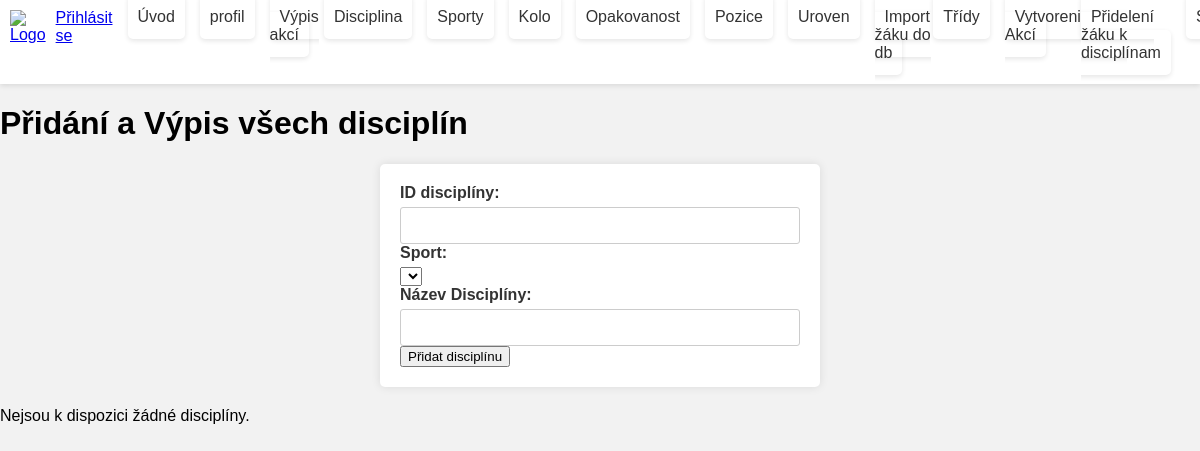
Page /disciplina on the earlier database version.
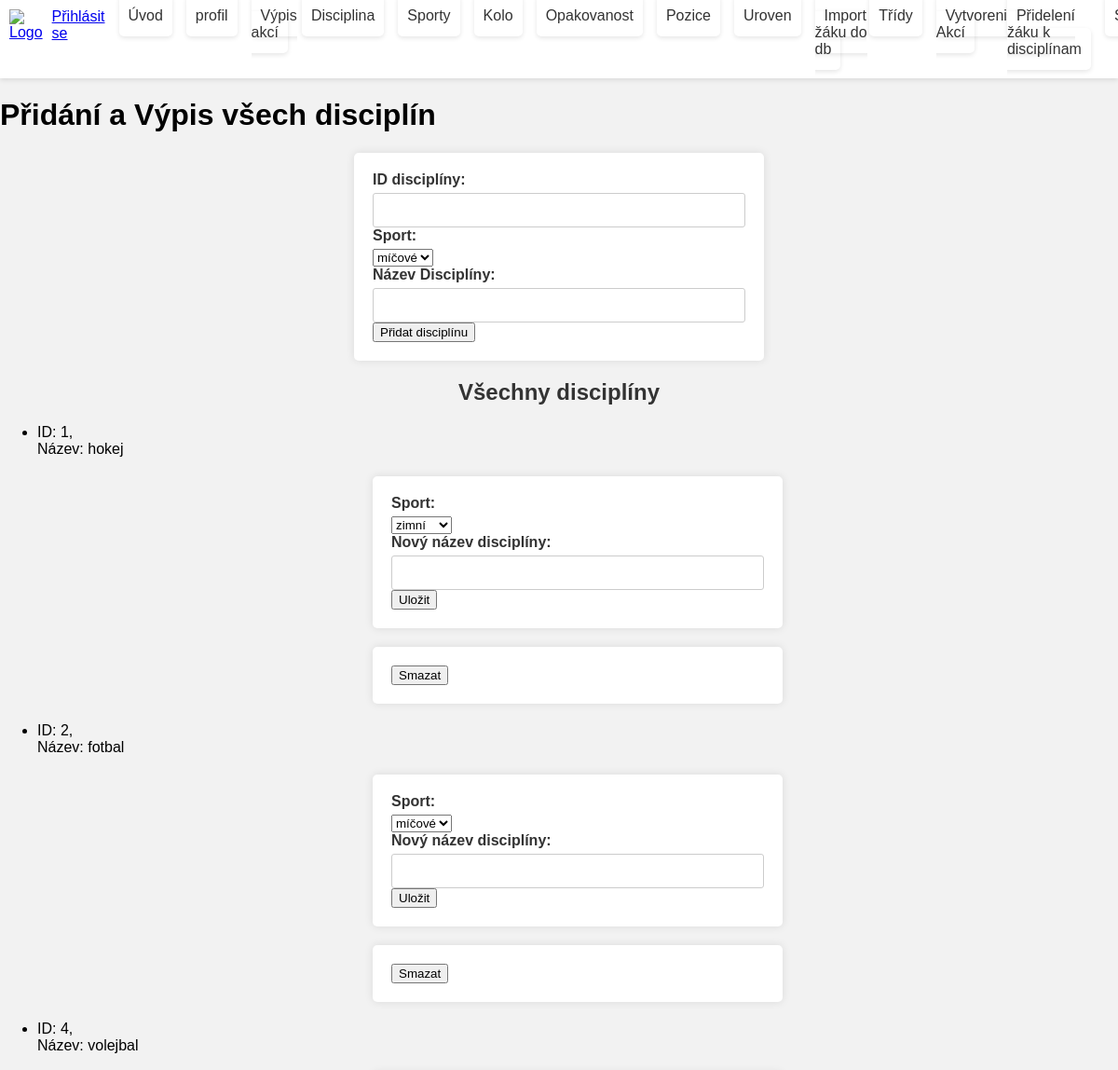
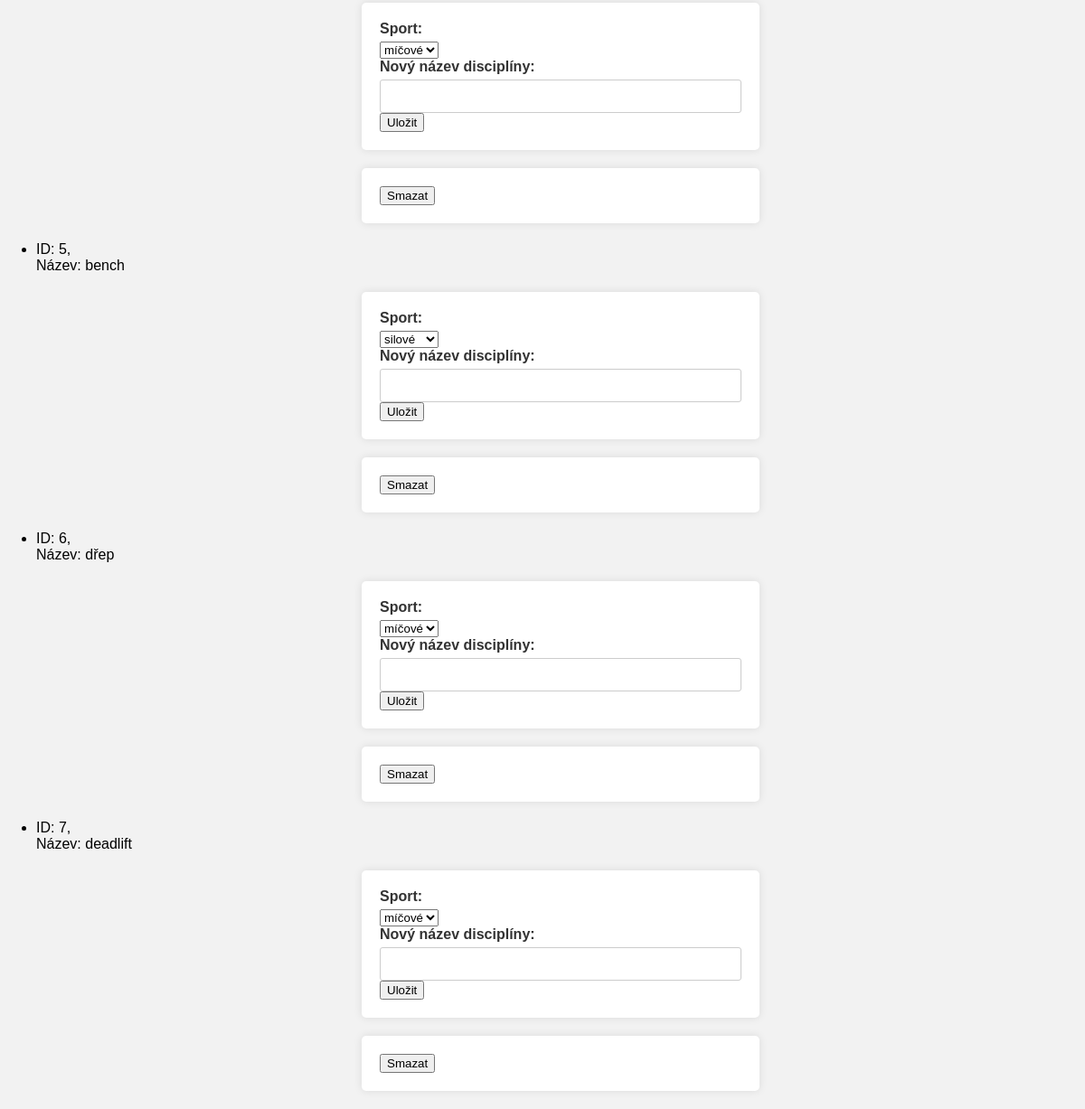
Same page on the later database version (2 pictures, top to bottom).
### tables this page shows
CREATE TABLE `disciplina` (
  `id_disc` int(3) NOT NULL,
  `id_sport` int(3) NOT NULL,
  `nazev_disc` varchar(50) NOT NULL
);

CREATE TABLE `sport` (
  `id_sport` int(3) NOT NULL,
  `nazev_sportu` varchar(30) NOT NULL
);

### kontrolery/Kontroler.php (called while the page is built, shortened)
<?php
abstract class Kontroler {
    protected $pohled = "";
    public function __construct() {
        $spravceUzivatelu = new ModelyUzivatel;
        $this->prihlasenyUzivatel =
            $spravceUzivatelu->vratPrihlasenehoUzivatele();
    }
    public function vypisPohled() {
        require "pohledy/{$this->pohled}.phtml";
    }
}

### index.php (called while the page is built, shortened)
<?php
$smerovac = new SmerovacKontroler();
$smerovac->zpracuj([$_SERVER["REQUEST_URI"]]);
$smerovac->vypisPohled();

### modely/ModelyUzivatel.php (called while the page is built, shortened)
<?php
class ModelyUzivatel {
    public function vratPrihlasenehoUzivatele() {
        if (isset($_SESSION["uzivatel"]))
          return $_SESSION["uzivatel"];
        else
          return false;
    }
}
?>

### modely/Db.php (called while the page is built, shortened)
<?php
class Db {
  private static $spojeni;
  private static $nastaveni = array(
		PDO::ATTR_ERRMODE => PDO::ERRMODE_EXCEPTION,
		PDO::ATTR_EMULATE_PREPARES => false,
	);
  public static function pripoj($server, $uzivatel, $heslo, $databaze)
  {
	  if (!isset(self::$spojeni))
      {
        $dsn = "mysql:host=$server;dbname=$databaze;charset=utf8";
			 self::$spojeni = new PDO(
				$dsn,
				$uzivatel,
				$heslo,
				self::$nastaveni
			 );
	  }
	}
  public static function dotazVsechny($dotaz, $parametry = array()) {
		$navrat = self::$spojeni->prepare($dotaz);
		$navrat->execute($parametry);
		return $navrat->fetchAll();
	}
}

### modely/ModelySport.php (called while the page is built, shortened)
<?php
class ModelySport{
    public function vratVsechnySporty() {
        $sql = "
            SELECT *
            FROM sport
        ";
        $sport = Db::dotazVsechny($sql);
        return $sport;
      }
}
?>

### kontrolery/DisciplinaKontroler.php (called while the page is built, shortened)
<?php
class DisciplinaKontroler extends Kontroler {
    public function zpracuj($parametry) {
        $modelDisciplin= new ModelyDisciplina();
        $modelSporty= new ModelySport();
        $discipliny=$modelDisciplin->vratVsechnyDiscipliny();
        $sporty=$modelSporty->vratVsechnySporty();
    }
}

### kontrolery/SmerovacKontroler.php (called while the page is built, shortened)
<?php
class SmerovacKontroler extends Kontroler {
  public function zpracuj($parametry) {
     $url = $parametry[0];
     $castiCesty = $this->parsujURL($url);
     if (empty($castiCesty[0])) {
        $this->presmeruj("uvod");
     }
     else {
          $castNazvuKontroleru = array_shift($castiCesty);
          $nazevKontroleru = $this->pomlckyDoVelbloudiNotace($castNazvuKontroleru)
                              . "Kontroler";
          if (file_exists("kontrolery/$nazevKontroleru.php")) {
            $this->kontroler = new $nazevKontroleru;
            $this->kontroler->zpracuj($castiCesty);
          } else {
            $this->presmeruj("chyba");
          }
     }
  }
  private function pomlckyDoVelbloudiNotace($text) {
      $text = str_replace("-", " ", $text);
      $text = ucwords($text);
      $text = str_replace(" ", "", $text);
      return $text;
  }
  private function parsujURL($url) {
      $naparsovanaURL = parse_url($url);
      $cesta = $naparsovanaURL["path"];
      $cesta = ltrim($cesta, "/");
      $cesta = trim($cesta);
      $rozdelenaCesta = explode("/", $cesta);
      return $rozdelenaCesta;
  }
}
?>

### modely/ModelyDisciplina.php (called while the page is built, shortened)
<?php
class ModelyDisciplina{
    public function vratVsechnyDiscipliny() {
        $sql = "
            SELECT *
            FROM disciplina
        ";
        $disciplina = Db::dotazVsechny($sql);
        return $disciplina;
      }
}
?>

### pohledy/disciplina.phtml (the view, shortened to what this page needs)
<h1>Přidání a Výpis všech disciplín</h1>
<form method="post">
    <label for="id_disc">ID disciplíny:</label>
    <input type="number" name="id_disc">
    <label for="id_disc">Sport:</label>
    <select name="id_sport">
        <?php foreach ($this->data['sporty'] as $sport): ?>
            <option value="<?php echo $sport['id_sport']; ?>">
                <?php echo $sport['nazev_sportu'] ?>
            </option>
        <?php endforeach; ?>
    </select>
    <label for="nazev_disc">Název Disciplíny:</label>
    <input type="text" name="nazev_disc" required>
    <button type="submit" name="pridej">Přidat disciplínu</button>
</form>
<?php if (isset($this->data['discipliny']) && !empty($this->data['discipliny'])): ?>
    <h2>Všechny disciplíny</h2>
    <ul>
    <?php foreach ($this->data['discipliny'] as $disc): ?>
            <li>ID: <?php echo $disc['id_disc']; ?>, <br>Název: <?php echo $disc['nazev_disc']; ?>
                <form method="post">
                    <label for="id_sport">Sport:</label>
                        <select name="id_sport">
                            <?php foreach ($this->data['sporty'] as $sport): ?>
                                <option value="<?php echo $sport['id_sport']; ?>" <?php echo ($disc['id_sport'] == $sport['id_sport']) ? 'selected' : ''; ?>>
                                    <?php echo $sport['nazev_sportu']; ?>
                                </option>
                            <?php endforeach; ?>
                        </select>
                    <label for="novy_nazev_discipliny">Nový název disciplíny:</label>
                    <input type="text" name="novy_nazev_discipliny" >
                    <button type="submit" name="ulozit">Uložit</button>
                </form>
                <form method="post">
                    <button type="submit" name="smazat">Smazat</button>
                </form>
            </li>
        <?php endforeach; ?>
    </ul>
<?php else: ?>
    <p>Nejsou k dispozici žádné disciplíny.</p>
<?php endif; ?>

### pohledy/rozlozeni.phtml (shortened to what this page needs)
<!DOCTYPE html>
<html lang="cs">
<head>
    <link rel="stylesheet" href="<?php $_SERVER["DOCUMENT_ROOT"] ?> /pohledy/styly.css">
</head>
<body>
    <header>
        <div class="header-content">
            <div class="logo">
                <a href="uvod">
                    <img src="fotky/logo.jpg" alt="Logo">
                </a>
            </div>
            <div class="prihlaseni-odhlaseni">
                <?php if ($this->prihlasenyUzivatel) { ?>
                    <a href="odhlaseni">Odhlásit se</a>
                <?php } else { ?>
                    <a href="login">Přihlásit se</a>
                <?php } ?>
            </div>
            <nav>
            <ul>
            <li><a href="uvod">Úvod</a></li>
            <li><a href="profil">profil</a></li>
            <li><a href="vypisakci">Výpis akcí</a></li>
            <li><a href="disciplina">Disciplina</a></li>
            <li><a href="sporty">Sporty</a></li>
            <li><a href="kolo">Kolo</a></li>
            <li><a href="opakovanost">Opakovanost</a></li>
            <li><a href="pozice">Pozice</a></li>
            <li><a href="uroven">Uroven</a></li>
            <li><a href="importcsv">Import žáku do db</a></li>
            <li><a href="tridy">Třídy</a></li>
            <li><a href="vytvorakce">Vytvoreni Akcí</a></li>
            <li><a href="pridelenidisciplin">Přidelení žáku k disciplínam</a></li>
            <li><a href="sportovci">Sportovci</a></li>
        </ul>
            </nav>
        </div>
    </header>
    <main>
        <?php
            $this->kontroler->vypisPohled();
        ?>
    </main>
</body>
</html>

### pohledy/styly.css (style rules this page uses)
body { margin: 0; font-family: 'Arial', sans-serif; }
header { background-color: #ffffff; overflow: hidden; box-shadow: 0 2px 5px rgba(0, 0, 0, 0.1); }
.header-content { display: flex; align-items: center; }
.logo { padding: 10px; }
.logo img { height: 70px; }
nav ul { display: flex; list-style: none; margin: 0; padding: 0; }
nav a { color: #333; text-align: center; padding: 14px 10px; text-decoration: none; border-radius: 5px; box-shadow: 0 2px 5px rgba(0, 0, 0, 0.1); margin-right: 15px; }
.prihlaseni-odhlaseni { margin-left: auto; margin-right: 15px; }
body { font-family: 'Arial', sans-serif; background-color: #f2f2f2; margin: 0; }
h2 { text-align: center; color: #333; }
form { max-width: 400px; margin: 20px auto; background-color: #ffffff; padding: 20px; border-radius: 5px; box-shadow: 0 0 10px rgba(0, 0, 0, 0.1); }
div { margin-bottom: 15px; }
label { display: block; font-weight: bold; margin-bottom: 5px; color: #333; }
input { width: 100%; padding: 10px; box-sizing: border-box; border: 1px solid #ccc; border-radius: 3px; }

Differences in the rows shown:
added disciplina: id_disc "1", nazev_disc "hokej", id_sport "zimní"
added disciplina: id_disc "2", nazev_disc "fotbal", id_sport "míčové"
added disciplina: id_disc "4", nazev_disc "volejbal", id_sport "míčové"
added disciplina: id_disc "5", nazev_disc "bench", id_sport "silové"
added disciplina: id_disc "6", nazev_disc "dřep", id_sport "míčové"
added disciplina: id_disc "7", nazev_disc "deadlift", id_sport "míčové"
Other differences:
form field id_sport: (not shown) → "míčové"
text no longer shown: "Nejsou k dispozici žádné disciplíny."
text now shown: "Všechny disciplíny"
